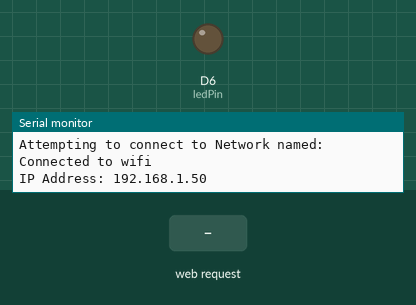
Recording of a sketch running on a simulated Arduino MKR. Parts: output pins drawn as LEDs (lit = HIGH), the last lines printed to the serial monitor. The inputs (shaded band) are chosen by the test bench. WiFi joins after 1.5 s; servers stay silent unless stated; not simulated (calls return 0 or success): Secrets.h.

Above: at 7.7 s.
7.8 s: HTTP request GET /powerOn received
At 8.6 s:
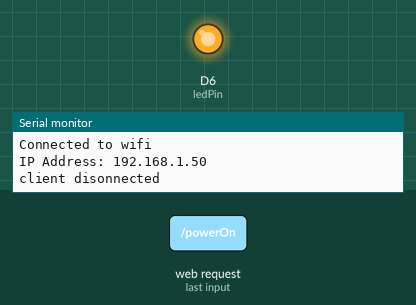
9.3 s: HTTP request GET /powerOff received
At 9.7 s:
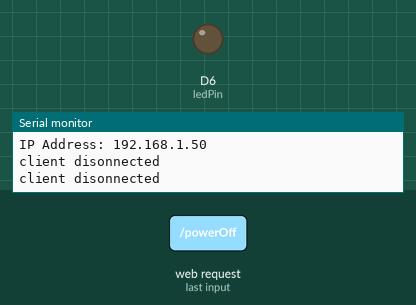
Timing chart, 0 to 12.3 s (numbered marks = the images above; inputs shaded):
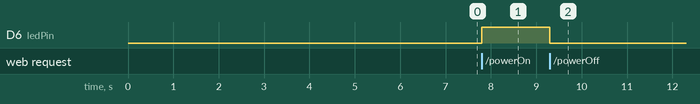

Measured:
- after the input at 7.8 s, D6 (ledPin): LOW → HIGH at once
- after the input at 9.3 s, D6 (ledPin): HIGH → LOW at once

The sketch:

Slave.ino
```cpp
#include <SPI.h>
#include <WiFi101.h>
#include "Secrets.h"

char ssid[] = SECRET_SSID;
char pass[] = SECRET_PASSWORD;

int status = WL_IDLE_STATUS;
WiFiServer server(80);
int ledPin = 6;
IPAddress ipAddress;

void setup() {
  Serial.begin(9600);
  pinMode(ledPin, OUTPUT);

  connectToWifi();
  startServer();
}

void connectToWifi() {
  while ( status != WL_CONNECTED) {
    Serial.print("Attempting to connect to Network named: ");
    Serial.println(ssid);

    status = WiFi.begin(ssid, pass);
    delay(5000); // Wait 5 seconds for connection

    if (status == WL_CONNECTED) {
      Serial.println("Connected to wifi");
    }
  }
}

void startServer() {
  server.begin();

  ipAddress = WiFi.localIP();
  Serial.print("IP Address: ");
  Serial.println(ipAddress);
}

void loop() {
  WiFiClient client = server.available();

  if (client) {
    String request = getRequest(client);

    handleRequest(request);
    sendResponse(client);

    client.stop();
    Serial.println("client disonnected");
  }
}

String getRequest(WiFiClient client) {
  String currentLine = "";

  while (client.connected()) {
    if (client.available()) {
      char c = client.read();

      if (c == '\n') {
        if (currentLine.length() == 0) {
          break; // Time to end the request
        }
        else {
          // The first line we get should be the request
          return currentLine;
        }
      }
      else if (c != '\r') {
        currentLine += c;
      }
    }
  }

  return currentLine;
}

void handleRequest(String request) {
  if (request == "GET /powerOn HTTP/1.1") {
    digitalWrite(ledPin, HIGH);
  }
  else if (request == "GET /powerOff HTTP/1.1") {
    digitalWrite(ledPin, LOW);
  }
}

void sendResponse(WiFiClient client) {
  client.println("HTTP/1.1 200 OK");
  client.println();
}
```
